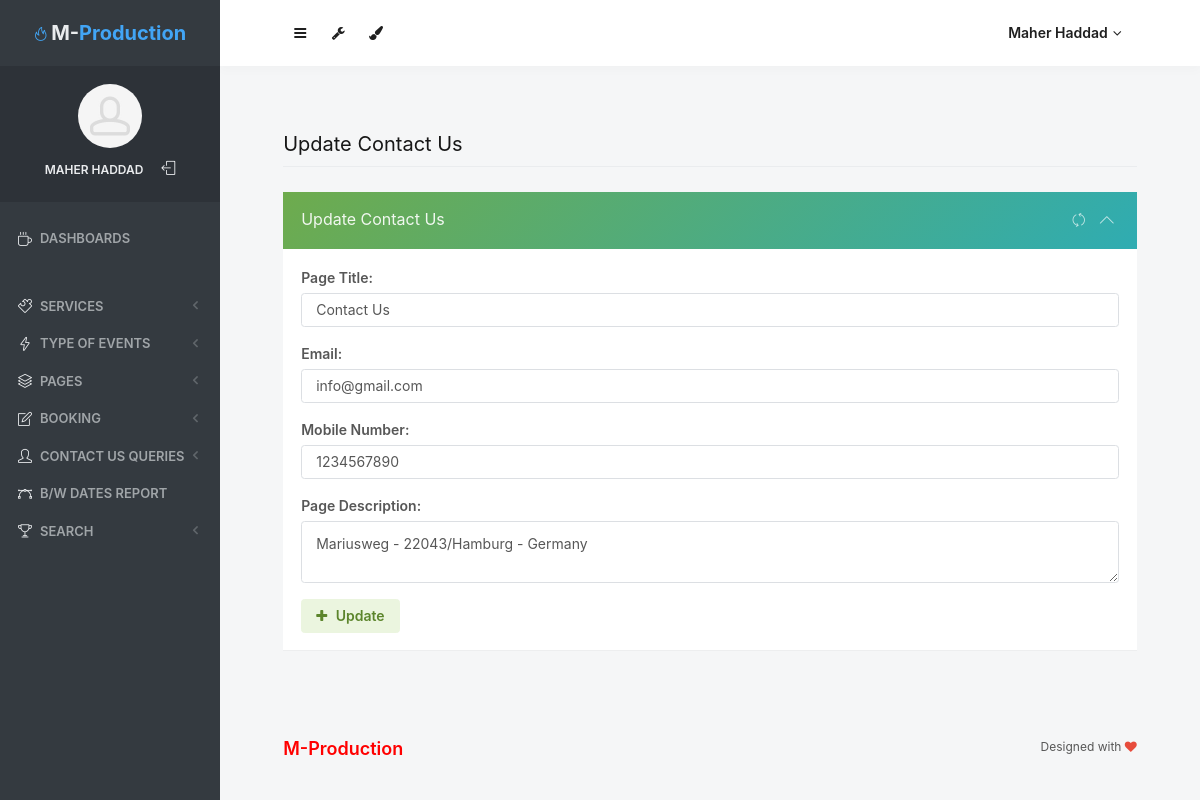
/admin/contactus.php (signed in), run on the app's committed database.
### tables this page shows
CREATE TABLE `tblpage` (
  `ID` int(10) NOT NULL,
  `PageType` varchar(100) DEFAULT NULL,
  `PageTitle` mediumtext,
  `PageDescription` mediumtext,
  `Email` varchar(200) DEFAULT NULL,
  `MobileNumber` bigint(10) DEFAULT NULL,
  `UpdationDate` timestamp NULL DEFAULT NULL ON UPDATE CURRENT_TIMESTAMP
);

### admin/contactus.php (the view, shortened to what this page needs)
<?php
include('includes/dbconnection.php');
if (strlen($_SESSION['mProdId']==0)) {
  header('location:logout.php');
  } else{
  ?>
<!doctype html>
 <html lang="en" class="no-focus">
    <head>
<link rel="stylesheet" id="css-main" href="assets/css/codebase.min.css">
</head>
    <body>
        <div id="page-container" class="sidebar-o sidebar-inverse side-scroll page-header-fixed main-content-narrow">
             <?php include_once('includes/sidebar.php');?>
          <?php include_once('includes/header.php');?>
            <main id="main-container">
                <div class="content">
                    <h2 class="content-heading">Update Contact Us</h2>
                    <div class="row">
                        <div class="col-md-12">
                            <div class="block block-themed">
                                <div class="block-header bg-gd-emerald">
                                    <h3 class="block-title">Update Contact Us</h3>
                                    <div class="block-options">
                                        <button type="button" class="btn-block-option" data-toggle="block-option" data-action="state_toggle" data-action-mode="demo">
                                            <i class="si si-refresh"></i>
                                        </button>
                                        <button type="button" class="btn-block-option" data-toggle="block-option" data-action="content_toggle"></button>
                                    </div>
                                </div>
                                <div class="block-content">
                                    <form method="post">
                                <?php
                                $sql="SELECT * from  tblpage where PageType='contactus'";
                                $query = $dbh -> prepare($sql);
                                $query->execute();
                                $results=$query->fetchAll(PDO::FETCH_OBJ);
                                $cnt=1;
                                if($query->rowCount() > 0)
                                {
                                foreach($results as $row)
                                {               ?>
                                        <div class="form-group row">
                                            <label class="col-12" for="register1-email">Page Title:</label>
                                            <div class="col-12">
                                                 <input type="text" name="pagetitle" id="pagetitle" required="true" value="<?php  echo $row->PageTitle;?>" class="form-control">
                                            </div>
                                        </div>
                                        <div class="form-group row">
                                            <label class="col-12" for="register1-email">Email:</label>
                                            <div class="col-12">
                                                 <input type="text" name="email" id="email" required="true" value="<?php  echo $row->Email;?>" class="form-control">
                                            </div>
                                        </div>
                                        <div class="form-group row">
                                            <label class="col-12" for="register1-email">Mobile Number:</label>
                                            <div class="col-12">
                                                <input type="text" name="mobnum" id="mobnum" required="true" value="<?php  echo $row->MobileNumber;?>" class="form-control" maxlength="10" pattern="[0-9]+">
                                            </div>
                                        </div>
                                        <div class="form-group row">
                                            <label class="col-12" for="register1-email">Page Description:</label>
                                            <div class="col-12">
                                                 <textarea type="text" name="pagedes" class="form-control" required='true'><?php  echo $row->PageDescription;?></textarea>
                                            </div>
                                        </div>
                                        <?php $cnt=$cnt+1;}} ?>
                                        <div class="form-group row">
                                            <div class="col-12">
                                                <button type="submit" class="btn btn-alt-success" name="submit">
                                                    <i class="fa fa-plus mr-5"></i> Update
                                                </button>
                                            </div>
                                        </div>
                                    </form>
                                </div>
                            </div>
                        </div>
                       </div>
                </div>
            </main>
          <?php include_once('includes/footer.php');?>
        </div>
    </body>
</html>
<?php }  ?>

### admin/includes/sidebar.php (shortened to what this page needs)
    <?php
    include('includes/dbconnection.php');
    if (strlen($_SESSION['mProdId']==0)) {
      header('location:logout.php');
      } else{
    ?>
   <nav id="sidebar">
                <div id="sidebar-scroll">
                    <div class="sidebar-content">
                        <div class="content-header content-header-fullrow px-15">
                            <div class="content-header-section text-center align-parent sidebar-mini-hidden">
                                <div class="content-header-item">
                                    <a class="link-effect font-w700" href="dashboard.php">
                                        <i class="si si-fire text-primary"></i>
                                        <span class="font-size-xl text-dual-primary-dark">M-</span><span class="font-size-xl text-primary">Production</span>
                                    </a>
                                </div>
                            </div>
                        </div>
                        <div class="content-side content-side-full content-side-user px-10 align-parent">
                            <div class="sidebar-mini-hidden-b text-center">
                                <a class="img-link" href="be_pages_generic_profile.html">
                                    <img class="img-avatar" src="assets/img/avatars/avatar.jpg" alt="">
                                </a>
                                <ul class="list-inline mt-10">
                                    <?php
$aid=$_SESSION['mProdId'];
$sql="SELECT AdminName from  tbladmin where ID=:aid";
$query = $dbh -> prepare($sql);
$query->bindParam(':aid',$aid,PDO::PARAM_STR);
$query->execute();
$results=$query->fetchAll(PDO::FETCH_OBJ);
$cnt=1;
if($query->rowCount() > 0)
{
foreach($results as $row)
{               ?>
                                    <li class="list-inline-item">
                                        <a class="link-effect text-dual-primary-dark font-size-xs font-w600 text-uppercase" href="admin-profile.php"><?php  echo $row->AdminName;?></a>
                                    </li><?php $cnt=$cnt+1;}} ?>
                                    <li class="list-inline-item">
                                        <a class="link-effect text-dual-primary-dark" href="logout.php">
                                            <i class="si si-logout"></i>
                                        </a>
                                    </li>
                                </ul>
                            </div>
                        </div>
                        <div class="content-side content-side-full">
                            <ul class="nav-main">
                                <li class="open">
                                    <a href="dashboard.php"><i class="si si-cup"></i><span class="sidebar-mini-hide">Dashboards</span></a>
                                </li>
                                <li class="nav-main-heading"><span class="sidebar-mini-visible">UI</span><span class="sidebar-mini-hidden"></span></li>
                                <li>
                                    <a class="nav-submenu" data-toggle="nav-submenu"><i class="si si-puzzle"></i><span class="sidebar-mini-hide"></span>Services</a>
                                </li>
                                <li>
                                    <a class="nav-submenu" data-toggle="nav-submenu" href="#"><i class="si si-energy"></i><span class="sidebar-mini-hide">Type of Events</span></a>
                                </li>
                                <li>
                                    <a class="nav-submenu" data-toggle="nav-submenu" href="#"><i class="si si-layers"></i><span class="sidebar-mini-hide">Pages</span></a>
                                </li>
                                <li>
                                    <a class="nav-submenu" data-toggle="nav-submenu" href="#"><i class="si si-note"></i><span class="sidebar-mini-hide">Booking</span></a>
                                </li>
                                <li>
                                    <a class="nav-submenu" data-toggle="nav-submenu" href="#"><i class="si si-user"></i><span class="sidebar-mini-hide">Contact Us Queries</span></a>
                                </li>
                                <li>
                                    <a  href="between-dates-report.php"><i class="si si-vector"></i><span class="sidebar-mini-hide">B/w Dates Report</span></a>
                                </li>
                                <li>
                                    <a class="nav-submenu" data-toggle="nav-submenu" href="#"><i class="si si-trophy"></i><span class="sidebar-mini-hide">Search</span></a>
                                </li>
                            </ul>
                        </div>
                    </div>
                </div>
            </nav>
           <?php }  ?>

### admin/includes/header.php (shortened to what this page needs)
   <?php
    include('includes/dbconnection.php');
    if (strlen($_SESSION['mProdId']==0)) {
      header('location:logout.php');
      } else{
    ?>
            <header id="page-header">
                <div class="content-header">
                    <div class="content-header-section">
                        <button type="button" class="btn btn-circle btn-dual-secondary" data-toggle="layout" data-action="sidebar_toggle">
                            <i class="fa fa-navicon"></i>
                        </button>
                        <div class="btn-group" role="group">
                            <button type="button" class="btn btn-circle btn-dual-secondary" id="page-header-options-dropdown" data-toggle="dropdown" aria-haspopup="true" aria-expanded="false">
                                <i class="fa fa-wrench"></i>
                            </button>
                        </div>
                        <div class="btn-group" role="group">
                            <button type="button" class="btn btn-circle btn-dual-secondary" id="page-header-themes-dropdown" data-toggle="dropdown" aria-haspopup="true" aria-expanded="false">
                                <i class="fa fa-paint-brush"></i>
                            </button>
                        </div>
                    </div>
                    <div class="content-header-section">
                        <div class="btn-group" role="group">
                            <?php
$aid=$_SESSION['mProdId'];
$sql="SELECT AdminName from  tbladmin where ID=:aid";
$query = $dbh -> prepare($sql);
$query->bindParam(':aid',$aid,PDO::PARAM_STR);
$query->execute();
$results=$query->fetchAll(PDO::FETCH_OBJ);
$cnt=1;
if($query->rowCount() > 0)
{
foreach($results as $row)
{               ?>
                            <button type="button" class="btn btn-rounded btn-dual-secondary" id="page-header-user-dropdown" data-toggle="dropdown" aria-haspopup="true" aria-expanded="false">
                                <?php  echo $row->AdminName;?><i class="fa fa-angle-down ml-5"></i>
                            </button>
                            <?php $cnt=$cnt+1;}} ?>
                        </div>
                    </div>
                </div>
            </header>
            <?php }  ?>

### data on the page
tblpage: pagetitle "Contact Us", email "info@gmail.com", mobnum "1234567890", pagedes "Mariusweg - 22043/Hamburg - Germany"

### other printed values
$row->AdminName "MAHER HADDAD"
$row->AdminName "Maher Haddad"
